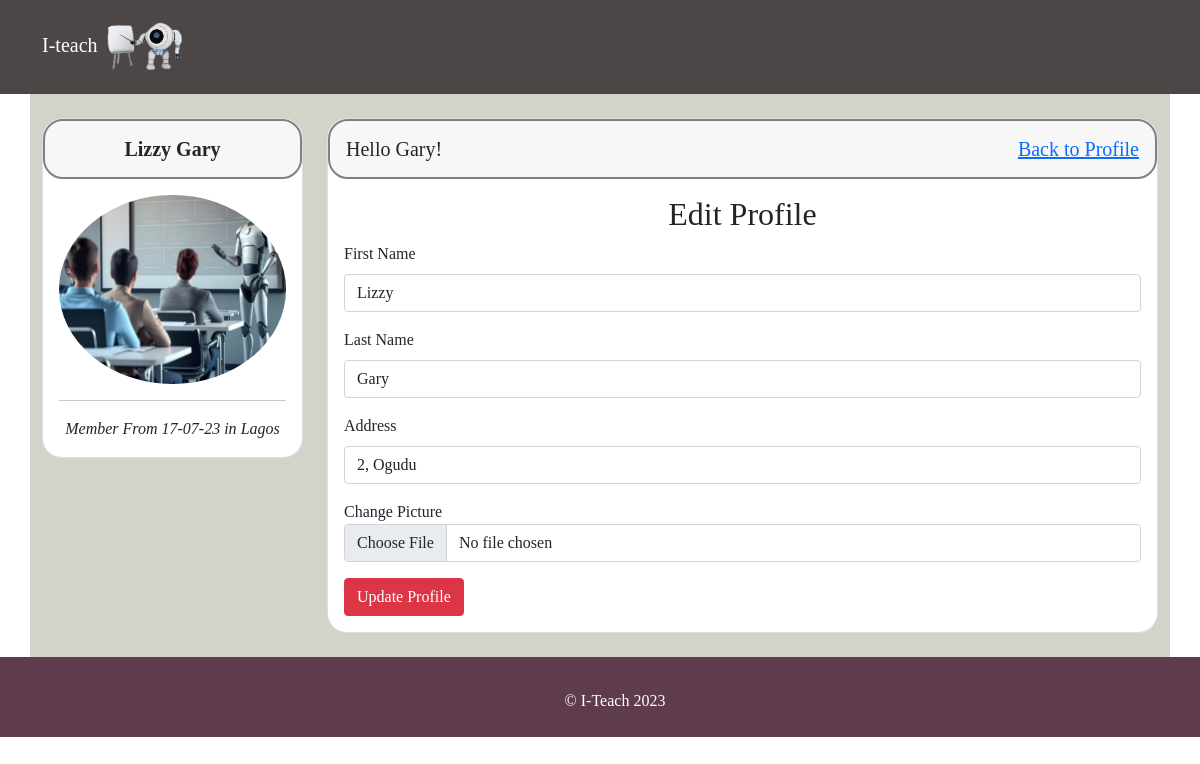
/userEditProfile.php (signed in), run on the app's committed database.
### tables this page shows
CREATE TABLE `user` (
  `user_id` int(11) NOT NULL,
  `user_firstName` varchar(100) DEFAULT NULL,
  `user_lastName` varchar(100) DEFAULT NULL,
  `user_email` varchar(100) DEFAULT NULL,
  `user_phoneNumber` varchar(50) DEFAULT NULL,
  `user_gender` enum('male','female') DEFAULT NULL,
  `user_address` varchar(200) DEFAULT NULL,
  `user_password` varchar(200) DEFAULT NULL,
  `user_confirmPassword` varchar(200) DEFAULT NULL,
  `user_image` varchar(200) NOT NULL,
  `user_state` varchar(50) DEFAULT NULL,
  `user_created` timestamp NOT NULL DEFAULT current_timestamp()
);

### classes/dbconnection.php (called while the page is built, shortened)
<?php
class Dbconnection{
    private $conn;
    public function connect(){
        try{
            $this->conn = new PDO(self::DSN, self::DB_USERNAME, self::DB_PASSWORD);
            $this->conn->setAttribute(PDO::ATTR_ERRMODE, PDO::ERRMODE_EXCEPTION);
        }catch(PDOException $ex){
            error_log("Connection Unsuccessful". $ex->getMessage());
        }
        return $this->conn;
    }
}
?>

### classes/User.php (called while the page is built, shortened)
<?php
require_once("Dbconnection.php");
class User extends Dbconnection{
    private $conn;
    public function __construct(){
        $this->conn = $this->connect();
    }
        public function getUserDetails($user_id){
        $sql = "SELECT * FROM user WHERE user_id=?";
        $stmt= $this->conn->prepare($sql);
        $stmt->execute([$user_id]);
        $result= $stmt->fetch(PDO::FETCH_ASSOC);
        return $result;
    }
}

### userEditProfile.php (the view, shortened to what this page needs)
<?php
  require_once("partials/header1.php");
  require_once("classes/User.php");
$user_id = $_SESSION["user_id"];
$userone = new User();
$user = $userone->getUserDetails($user_id);
?>
   <?php require_once("partials/sidebar.php");?>
       <h2 class="text-center">Edit Profile</h2>
       <form action="process/processuserupdate.php" method="post" enctype="multipart/form-data">
          <div class="mb-3">
                <label for="fname" class="form-label">First Name</label>
                <input type="text" class="form-control" id="fname" name="fname" aria-describedby="emailHelp" value='<?php echo $user["user_firstName"];?>'>
            </div>
            <div class="mb-3">
                <label for="lname" class="form-label">Last Name</label>
                <input type="text" class="form-control" id="lname" name="lname" aria-describedby="emailHelp" value='<?php echo $user["user_lastName"];?>'>
            </div>
            <div class="mb-3">
                <label for="address" class="form-label">Address</label>
                <input type="address" class="form-control" id="address" name="address" aria-describedby="emailHelp" value='<?php echo $user["user_address"];?>'>
            </div>
            <div class="mb-3">
            <label for="cover">Change Picture</label>
            <input type="file" id="cover" name="cover" class="form-control">
            </div>
            <button type="submit" class="btn btn-danger" name="updatebtn">Update Profile</button>
       </form>
      </div>
    </div>
  </div>
</div>
</div>
    <?php
      require_once("partials/footer.php");
    ?>

### partials/sidebar.php
<div class="container">
    <div class="row" style="background-color: #D1D4C9;">
    <div class="col-md-3 mb-4">
    <div class="card mt-4" style="border-radius: 20px;">
      <div class="card-header py-3" style="border-radius: 20px; border:2px solid grey">
        <h5 class="mb-0 text-center"><span><b><?php echo $user["user_firstName"]." " .$user["user_lastName"];?></b></span></h5>
      </div>
      <div class="card-body">
       <div class="row">
        <div class="col-12">
            <div class="text-center mb-3">
                <img src='<?php echo "process/".$user["user_image"]; ?>' class="img-fluid rounded-circle">
            </div>
            <hr>
             <div class="text-center">
            <span><i>Member From <?php echo date("d-m-y", strtotime($user["user_created"]))?> in <?php echo $user["user_state"];?></i></span>
        </div>
        </div>
       </div>
      </div>
    </div>
  </div>
  <div class="col-md-9 mb-4">
    <div class="card mt-4" style="border-radius: 20px;">
      <div class="card-header py-3" style="border-radius: 20px;  border:2px solid grey">
      <h5 class="mb-0">Hello <?php echo $user["user_lastName"];?>!    <span style="float: right;"><a href="userprofile.php">Back to Profile</a></span></h5>
      </div>
      <div class="card-body" style="min-height:200px">

### assets/css/miniproject.css (style rules this page uses)
* { box-sizing:border-box; }
div { border:0px solid red; }
h1,h2,h3,h4,h5,p,a,button,input,div { font-family:algerian serif; }

### data on the page
user: user_firstName "Lizzy", user_lastName "Gary", user_image (picture), user_created "17-07-23", user_state "Lagos", fname "Lizzy", lname "Gary", address "2, Ogudu"
